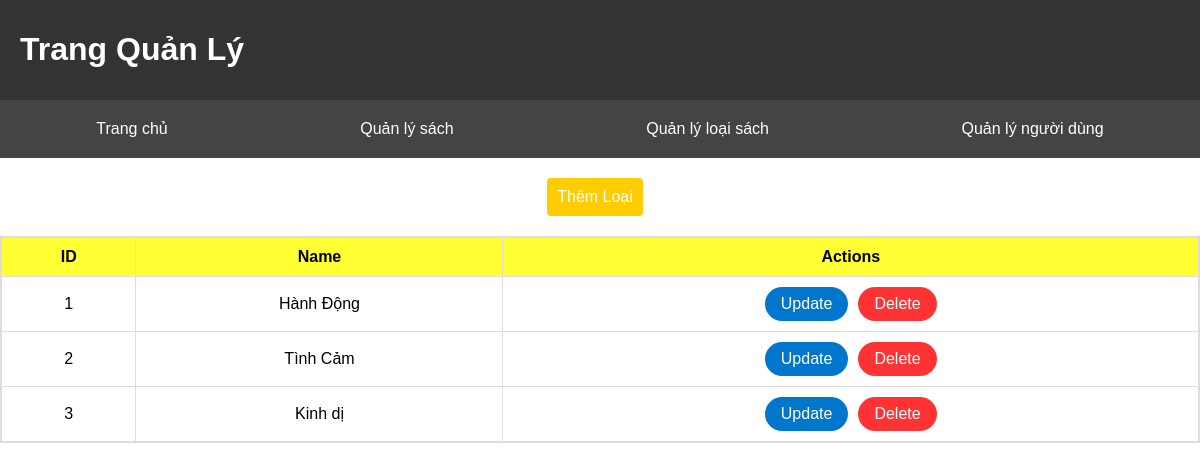
The app's page /app/views/admin/listbooktype.php with its own data.
### tables this page shows
CREATE TABLE `storiestype` (
  `id` int(11) NOT NULL,
  `name` varchar(50) NOT NULL
);

### config/database.php (called while the page is built, shortened)
<?php
class Database {
    private $host = "localhost";
    private $db_name = "readbook";
    private $username = "root";
    private $password = "";
    public function __construct() {
        $this->conn = new mysqli($this->host, $this->username, $this->password, $this->db_name);
    }
}
?>

### app/models/StoriestypeModel.php (called while the page is built, shortened)
<?php
require_once('C:/xampp/php/www/webdoctruyen/config/database.php');
class StoriesTypeModel {
    private $db;
    public function __construct() {
        $this->db = new Database();
    }
    public function getAllTypes() {
        $query = "SELECT * FROM storiestype";
        $result = $this->db->conn->query($query);
        $typesList = $result->fetch_all(MYSQLI_ASSOC);
        return $typesList;
    }
}
$typeModel = new StoriesTypeModel();
$allTypes = $typeModel->getAllTypes();
?>

### app/controllers/ListbooktypeController.php (the view)
<?php
require_once('C:/xampp/php/www/webdoctruyen/app/models/StoriestypeModel.php');
class ListBookTypeAdminController
{
    public function index()
    {
        $typeModel = new StoriesTypeModel();
        $alltype = $typeModel->getAllTypes();
        echo '<table style="width:100%; border-collapse: collapse; margin-top: 20px; border: 2px solid #ddd;">';
        echo '<tr style="background-color: #FFFF33;">';
        echo '<th style="padding: 10px; border: 1px solid #ddd;">ID</th>';
        echo '<th style="padding: 10px; border: 1px solid #ddd;">Name</th>';
        echo '<th style="padding: 10px; border: 1px solid #ddd;">Actions</th>';
        echo '</tr>';
        foreach ($alltype as $type) {
            echo '<tr>';
            echo '<td style="padding: 10px; border: 1px solid #ddd;text-align: center;">' . $type['id'] . '</td>';
            echo '<td style="padding: 10px; border: 1px solid #ddd;text-align: center;">' . $type['name'] . '</td>';
            echo '<td style="padding: 10px; border: 1px solid #ddd; text-align: center;">';
            echo '<a href="http://localhost:3000/app/controllers/UpdatetypeController.php?id=' . $type['id'] .
                '&name=' . urlencode($type['name']) .
                '" class="action-button update-button" style="display: inline-block; margin-right: 10px; padding: 8px 16px; border-radius: 20px; background-color: #0077cc; color: #fff; text-decoration: none;">Update</a>';
            echo '<a href="/app/controllers/DeletetypeController.php?id=' . $type['id'] . '" class="action-button delete-button" onclick="return confirm(\'Are you sure?\')" style="display: inline-block; padding: 8px 16px; border-radius: 20px; background-color: #ff3333; color: #fff; text-decoration: none;">Delete</a>';
            echo '</tr>';
        }
        echo '</table>';
    }
}
?>

### app/views/partical/headerhome.php (style rules this page uses)
body { font-family: 'Arial', sans-serif; margin: 0; padding: 0; box-sizing: border-box; }

### records on screen
storiestype: id "1", name "Hành Động"
storiestype: id "2", name "Tình Cảm"
storiestype: id "3", name "Kinh dị"
